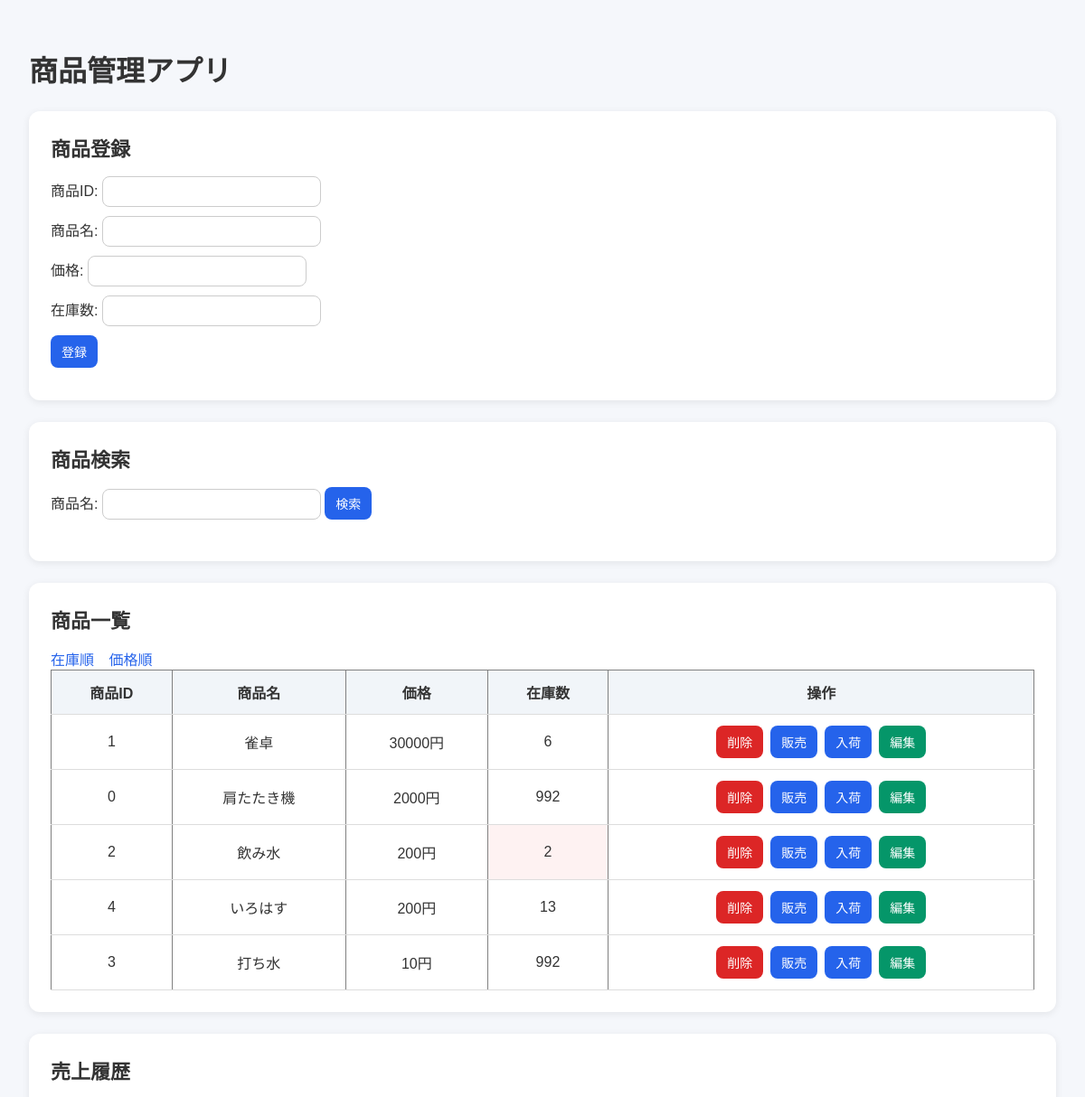
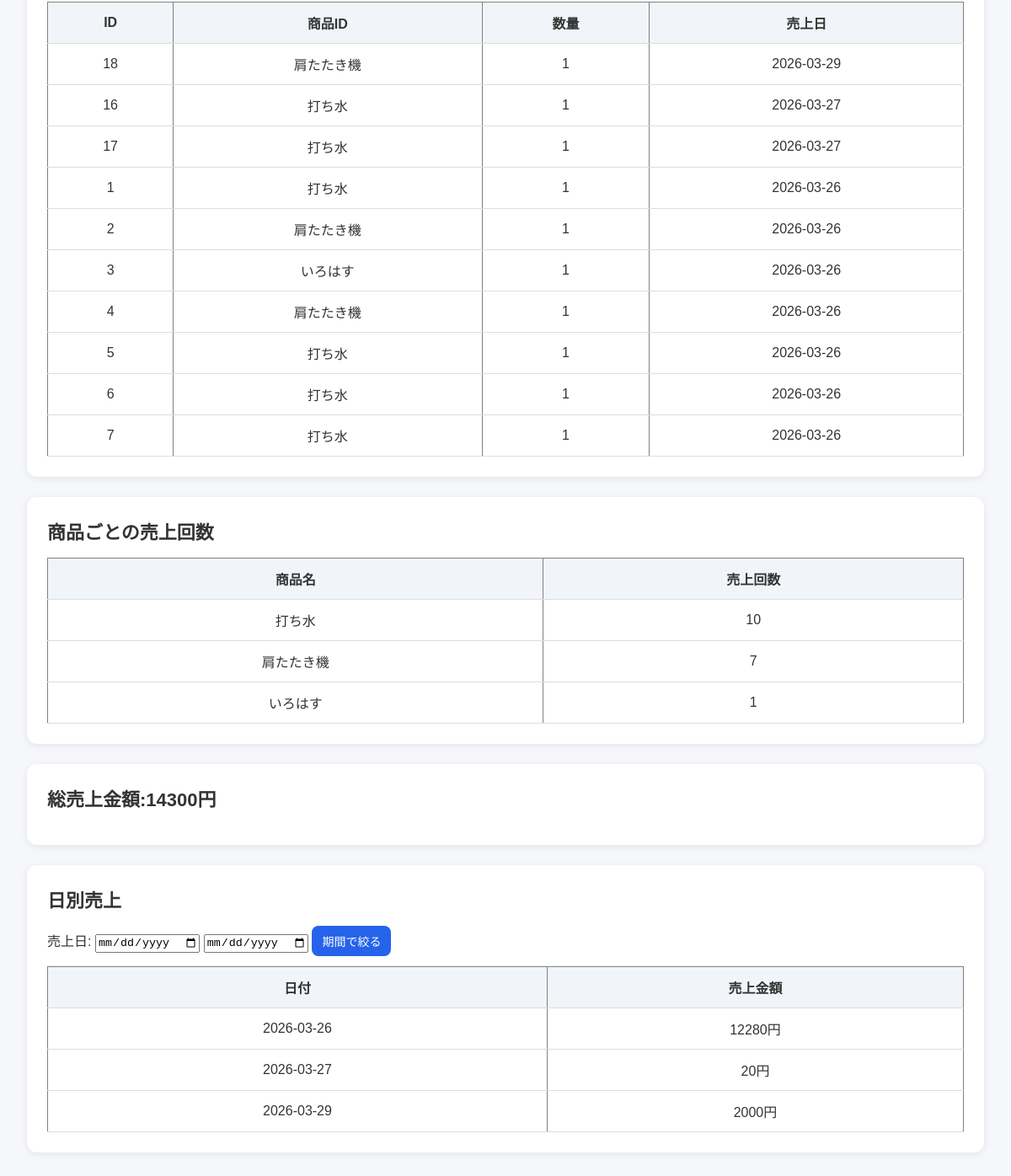
Page /?sort=price&keyword= on the committed database (2 pictures, top to bottom).
### tables this page shows
CREATE TABLE products (
            product_id TEXT PRIMARY KEY,
            name TEXT NOT NULL,
            price INTEGER NOT NULL,
            stock INTEGER NOT NULL
        );

CREATE TABLE sales (
            id INTEGER PRIMARY KEY AUTOINCREMENT,
            product_id TEXT,
            quantity INTEGER,
            sales_date TEXT
        );

### app.py (the view)
@app.route("/")
def index():
    keyword = request.args.get("keyword", "")
    sort = request.args.get("sort", "stock")
    conn = get_connection()
    cursor = conn.cursor()
    if sort == "price":
        order_by = "price DESC"
    else:
        order_by = "stock DESC"
    products = get_products(cursor, keyword, order_by)
    sales = get_sales_history(cursor)
    sales_summary = get_sales_summary(cursor)
    total_sales = get_total_sales(cursor)
    start_date = request.args.get("start_date", "")
    end_date = request.args.get("end_date", "")
    daily_sales = get_daily_sales(cursor, start_date, end_date)
    conn.close()
    return render_template(
        "index.html",
        products=products,
        keyword=keyword,
        sales=sales,
        sales_summary=sales_summary,
        total_sales=total_sales,
        daily_sales=daily_sales,
        start_date=start_date,
        end_date=end_date,
    )

### app.py (called while the page is built)
def get_connection():
    conn = sqlite3.connect("products.db")
    conn.row_factory = sqlite3.Row
    return conn

def get_sales_history(cursor):
    cursor.execute(
        """
                SELECT sales.*, products.name
                FROM sales
                JOIN products
                ON sales.product_id = products.product_id
                ORDER BY sales_date DESC
                LIMIT 10
                """
    )
    return cursor.fetchall()

def get_products(cursor, keyword, order_by):
    if keyword:
        cursor.execute(
            f"SELECT * FROM products WHERE name LIKE ? ORDER BY {order_by}",
            ("%" + keyword + "%",),
        )
    else:
        cursor.execute(f"SELECT * FROM products ORDER BY {order_by}")
    return cursor.fetchall()

def get_sales_summary(cursor):
    cursor.execute(
        """
        SELECT products.name, COUNT(*) AS total_sales
        FROM sales
        JOIN products
        ON sales.product_id = products.product_id
        GROUP BY products.name
        ORDER BY total_sales DESC
        """
    )
    return cursor.fetchall()

def get_total_sales(cursor):
    cursor.execute(
        """
        SELECT SUM(products.price)
        FROM sales
        JOIN products
        ON sales.product_id = products.product_id

"""
    )
    return cursor.fetchone()

def get_daily_sales(cursor, start_date, end_date):
    if start_date and end_date:
        cursor.execute(
            """
            SELECT sales.sales_date, SUM(products.price) AS daily_total
            FROM sales
            JOIN products
            ON sales.product_id = products.product_id
            WHERE sales.sales_date BETWEEN ? AND ?
            GROUP BY sales.sales_date
            ORDER BY sales.sales_date ASC
            """,
            (start_date, end_date),
        )
    else:
        cursor.execute(
            """
            SELECT sales.sales_date, SUM(products.price) AS daily_total
            FROM sales
            JOIN products
            ON sales.product_id = products.product_id
            GROUP BY sales.sales_date
            ORDER BY sales.sales_date ASC
            """
        )
    return cursor.fetchall()

### templates/index.html (shortened to what this page needs)
<!DOCTYPE html>
<html lang="ja">
<head>
    <link rel="stylesheet" href="{{ url_for('static', filename='style.css')}}">
</head>
<body>
    <h1>商品管理アプリ</h1>
    <div class="section">
        <h2>商品登録</h2>
    <form action="/add" method="POST">
        <label>商品ID:</label>
        <input type="text" name="product_id" required><br>
        <label>商品名:</label>
        <input type="text" name="name" required><br>
        <label>価格:</label>
        <input type="number" name="price" required><br>
        <label>在庫数:</label>
        <input type="number" name="stock" required><br>
        <button type="submit">登録</button>
    </form>
    </div>
    <div class="section">
        <h2>商品検索</h2>
        <form action="/" method="GET">
            <label>商品名:</label>
            <input type="text" name="keyword" value="{{ keyword }}">
            <button type="submit">検索</button>
        </form>
    </div>
    <div class="section">
        <h2>商品一覧</h2>
    <a href="/?sort=stock&keyword={{keyword}}">在庫順</a>
    <a href="/?sort=price&keyword={{keyword}}">価格順</a>
    <table border="1" cellpadding="8">
        <tr>
            <th>商品ID</th>
            <th>商品名</th>
            <th>価格</th>
            <th>在庫数</th>
            <th>操作</th>
        </tr>
        {% for product in products %}
        <tr>
            <td>{{ product.product_id }}</td>
            <td>{{ product.name }}</td>
            <td>{{ product.price }}円</td>
            <td
            {% if product.stock == 0 %}
                class="out-stock"
            {% elif product.stock <= 5 %}
                class="low-stock"
            {% endif %}
            >
            {{ product.stock }}</td>
            <td>
                <div class="action-buttons">
                    <form action="/delete" method="POST">
                        <button type="submit" class="btn btn-danger">削除</button>
                    </form>
                    {% if product.stock > 0 %}
                    <form action="/sell" method="POST">
                        <button type="submit" class="btn">販売</button>
                    </form>
                    {% else %}
                    <button type="button" class="btn btn-disabled" disabled>売り切れ</button>
                    {% endif %}
                    <form action="/restock" method="POST">
                        <button type="submit" class="btn">入荷</button>
                    </form>
                    <form action="/edit/{{ product.product_id }}" method="GET">
                        <button type="submit" class="btn btn-edit">編集</button>
                    </form>
                </div>
            </td>
        </tr>
        {% endfor %}
    </table>
    </div>
    <div class="section">
        <h2>売上履歴</h2>
        <table border="1" cellpadding="8">
            <tr>
                <th>ID</th>
                <th>商品ID</th>
                <th>数量</th>
                <th>売上日</th>
            </tr>
            {% for sale in sales %}
            <tr>
                <td>{{ sale.id}}</td>
                <td>{{ sale.name}}</td>
                <td>{{ sale.quantity}}</td>
                <td>{{ sale.sales_date}}</td>
            </tr>
            {%endfor%}
        </table>
    </div>
    <div class="section">
        <h2>商品ごとの売上回数</h2>
        <table border="1" cellpadding="8">
            <tr>
                <th>商品名</th>
                <th>売上回数</th>
            </tr>
            {% for item in sales_summary %}
            <tr>
                <td>{{ item.name }}</td>
                <td>{{ item.total_sales }}</td>
            </tr>
            {% endfor %}
        </table>
    </div>
    <div class="section">
        <h2>総売上金額:{{ total_sales[0] if total_sales[0] else 0}}円</h2>
    </div>
    <div class="section">
        <h2>日別売上</h2>
        <form action="/" method="GET">
            <label>売上日:</label>
            <input type="date" name="start_date" value="{{start_date}}">
            <input type="date" name="end_date" value="{{end_date}}">
            <button type="submit">期間で絞る</button>
        </form>
        <table border="1" cellpadding="8">
            <th>日付</th>
            <th>売上金額</th>
            {% for item in daily_sales %}
            <tr>
                <td>{{item.sales_date}}</td>
                <td>{{item.daily_total}}円</td>
            </tr>
            {% endfor %}
        </table>
    </div>
</body>
</html>

### static/style.css (style rules this page uses)
body { font-family: sans-serif; background-color: #f5f7fb; color: #333; margin: 0; padding: 32px; }
h1 { margin-bottom: 24px; }
h2 { margin-top: 0; margin-bottom: 16px; font-size: 22px; }
.section { background: #fff; padding: 24px; margin-bottom: 24px; border-radius: 12px; box-shadow: 0 2px 8px rgba(0, 0, 0, 0.08); }
form { margin-bottom: 12px; }
input[type="text"], input[type="number"] { width: 220px; padding: 8px 10px; margin-bottom: 10px; border: 1px solid #ccc; border-radius: 8px; font-size: 14px; }
button { padding: 8px 12px; border: none; border-radius: 8px; background-color: #2563eb; color: white; cursor: pointer; font-size: 14px; }
table { width: 100%; border-collapse: collapse; background: white; }
th, td { padding: 12px; border-bottom: 1px solid #ddd; text-align: center; }
th { background-color: #f1f5f9; }
a { margin-right: 12px; text-decoration: none; color: #2563eb; }
.low-stock { background-color: #fef2f2; }
.action-buttons { display: flex; gap: 8px; flex-wrap: wrap; justify-content: center; }
.action-buttons form { margin: 0; }
.btn { padding: 8px 12px; border: none; border-radius: 8px; background-color: #2563eb; color: white; cursor: pointer; font-size: 14px; }
.btn-danger { background-color: #dc2626; }
.btn-edit { background-color: #059669; }

### rows in the picture
products: product_id "1", name "雀卓", price "30000", stock "6"
products: product_id "0", name "肩たたき機", price "2000", stock "992"
products: product_id "2", name "飲み水", price "200", stock "2"
products: product_id "4", name "いろはす", price "200", stock "13"
products: product_id "3", name "打ち水", price "10", stock "992", total_sales "10"
sales: id "18", name "肩たたき機", quantity "1", sales_date "2026-03-29"
sales: id "16", name "打ち水", quantity "1", sales_date "2026-03-27"
sales: id "17", name "打ち水", quantity "1", sales_date "2026-03-27"
sales: id "1", name "打ち水", quantity "1", sales_date "2026-03-26"
sales: id "2", name "肩たたき機", quantity "1", sales_date "2026-03-26"
sales: id "3", name "いろはす", quantity "1", sales_date "2026-03-26"
sales: id "4", name "肩たたき機", quantity "1", sales_date "2026-03-26"
sales: id "5", name "打ち水", quantity "1", sales_date "2026-03-26"
sales: id "6", name "打ち水", quantity "1", sales_date "2026-03-26"
sales: id "7", name "打ち水", quantity "1", sales_date "2026-03-26"

### other values in the picture
{{ item.name }} "肩たたき機" "いろはす"
{{ item.total_sales }} "7" "1"
{{ total_sales[0] if total_sales[0] else 0 }} "14300"
{{ item.sales_date }} "2026-03-26" "2026-03-27" "2026-03-29"
{{ item.daily_total }} "12280" "20" "2000"
